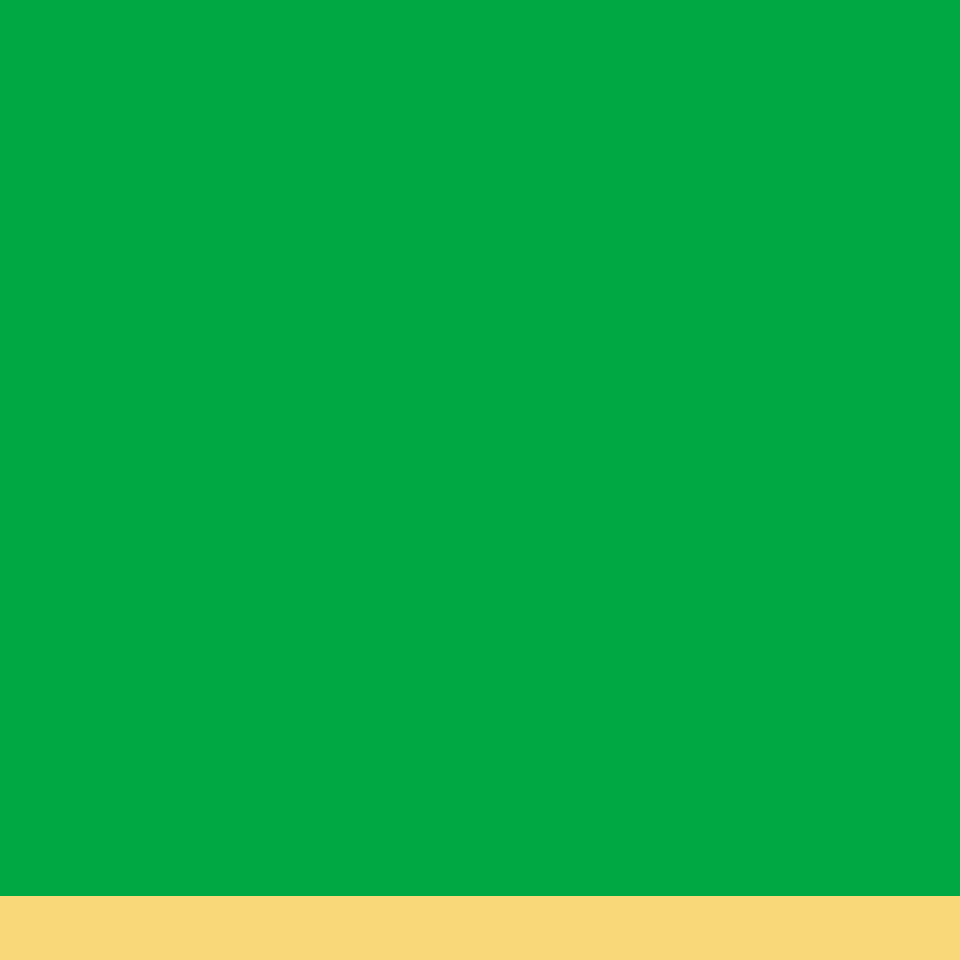

Below is a game level as drawn by its tile map, then a one-line description and the .tmx that defines it (tile-layer data replaced by summaries):
An orthogonal 60x60 tile map with 16x16 px tiles, 1 tile layer (Tile Layer 1).

<map version="1.10" tiledversion="1.11.2" orientation="orthogonal" renderorder="right-down" width="60" height="60" tilewidth="16" tileheight="16" infinite="0" nextlayerid="2" nextobjectid="1">
 <tileset firstgid="1" source="tileset/tileBaseTileset.tsx" />
 <layer id="1" name="Tile Layer 1" width="60" height="60">
  <data>[3600 cells, 3600 non-empty, 2 distinct tile ids]</data>
 </layer>
</map>
